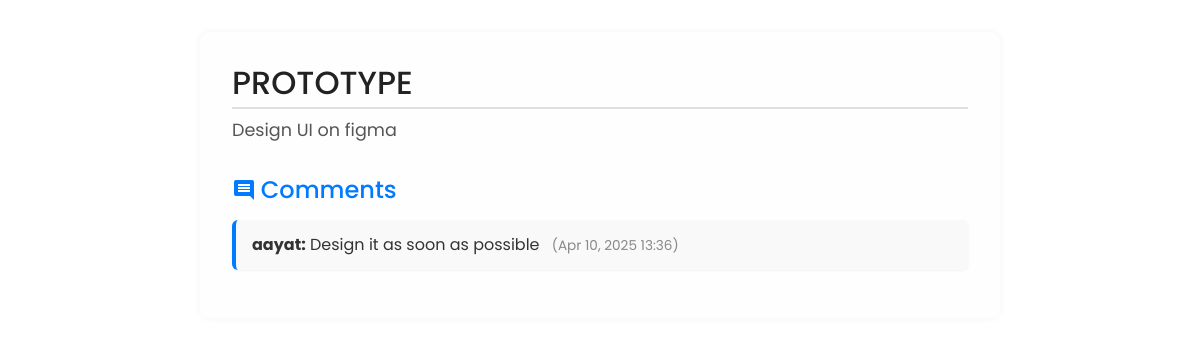
/task/5/, run on the app's committed database.
### mv/models.py (models this page shows, shortened)
class Task(models.Model):
    STATUS_CHOICES = [
        ("Pending", "Pending"),
        ("In Progress", "In Progress"),
        ("Completed", "Completed"),
    ]
    project = models.ForeignKey(Project, on_delete=models.CASCADE, related_name="tasks")
    title = models.CharField(max_length=255)
    description = models.TextField(blank=True, null=True)
    assigned_to = models.ForeignKey(
    settings.AUTH_USER_MODEL,
    on_delete=models.SET_NULL,
    null=True,
    blank=True,
    related_name="assigned_tasks"
)
    status = models.CharField(max_length=20, choices=STATUS_CHOICES, default="Pending")
    created_at = models.DateTimeField(auto_now_add=True)
    deadline = models.DateField(blank=True, null=True)

class Comment(models.Model):
    task = models.ForeignKey(Task, related_name='comments', on_delete=models.CASCADE)
    user = models.ForeignKey(User, on_delete=models.CASCADE)
    content = models.TextField()
    timestamp = models.DateTimeField(auto_now_add=True)

class CustomUser(AbstractUser):
    ROLE_CHOICES = [
        ('user', 'User'),
        ('manager', 'Manager'),
    ]
    role = models.CharField(max_length=10, choices=ROLE_CHOICES, default='user')
    phone_number = models.CharField(max_length=15, default="0000000000")
    groups = models.ManyToManyField(
        'auth.Group',
        related_name='customuser_set',
        blank=True
    )
    user_permissions = models.ManyToManyField(
        'auth.Permission',
        related_name='customuser_permissions',
        blank=True
    )

### mv/views.py (the view, shortened to what this page needs)
# urls.py: path('task/<int:task_id>/', views.task_detail, name='task_detail'),
def task_detail(request, task_id):
    task = get_object_or_404(Task, id=task_id)
    comments = task.comments.all().order_by('-timestamp')
    form = CommentForm()
    return render(request, 'task_detail.html', {
        'task': task,
        'comments': comments,
        'form': form
    })

### templates/task_detail.html (shortened to what this page needs)
{% load static %}
<link href="https://cdn.jsdelivr.net/npm/bootstrap@5.3.0/dist/css/bootstrap.min.css" rel="stylesheet">
{% block content %}
<div class="task-detail-container">
    <h2>{{ task.title }}</h2>
    <p>{{ task.description }}</p>
    <h3><i class="material-icons">comment</i> Comments</h3>
    <ul>
        {% for comment in comments %}
            <li>
                <strong>{{ comment.user.username }}:</strong> {{ comment.content }}
                <small>({{ comment.timestamp|date:"M d, Y H:i" }})</small>
            </li>
        {% empty %}
            <li>No comments yet.</li>
        {% endfor %}
    </ul>
</div>
{% endblock %}

### templates/task_detail.html (style rules this page uses)
.task-detail-container { max-width: 800px; margin: 0 auto; padding: 2rem; background: #fefefe; border-radius: 10px; box-shadow: 0 0 8px rgba(0, 0, 0, 0.05); }
h2 { font-size: 2rem; color: #222; margin-bottom: 0.5rem; border-bottom: 2px solid #e0e0e0; padding-bottom: 0.3rem; }
p { font-size: 1.1rem; color: #555; margin-bottom: 1.5rem; }
h3 { font-size: 1.5rem; color: #007bff; margin-top: 2rem; display: flex; align-items: center; gap: 0.3rem; }
ul { list-style: none; padding-left: 0; margin-top: 1rem; }
ul li { background-color: #f9f9f9; border-left: 4px solid #007bff; padding: 0.8rem 1rem; margin-bottom: 0.6rem; border-radius: 6px; box-shadow: 0 1px 3px rgba(0,0,0,0.05); }
ul li strong { color: #333; }
ul li small { color: #888; font-size: 0.85rem; margin-left: 0.5rem; }

### data on the page
Task: title "PROTOTYPE", description "Design UI on figma"
Comment: user.username "aayat", content "Design it as soon as possible", timestamp "Apr 10, 2025 13:36"
